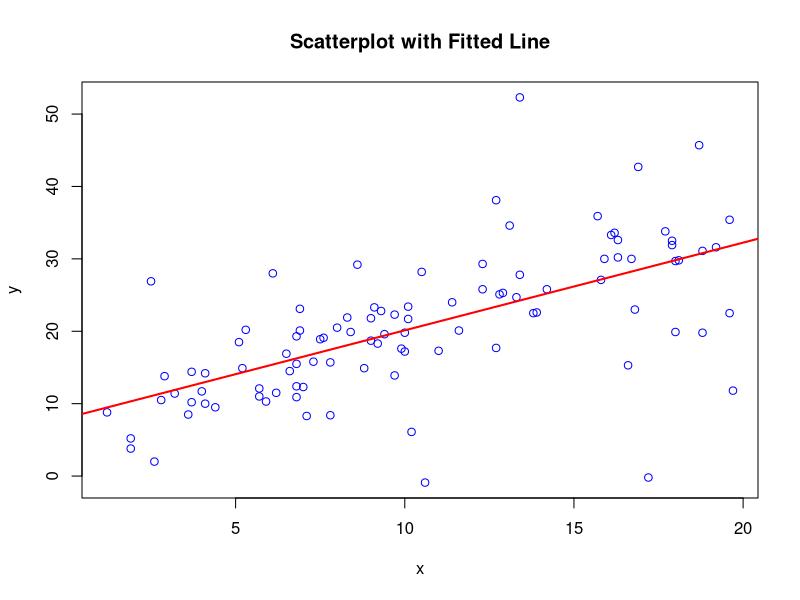
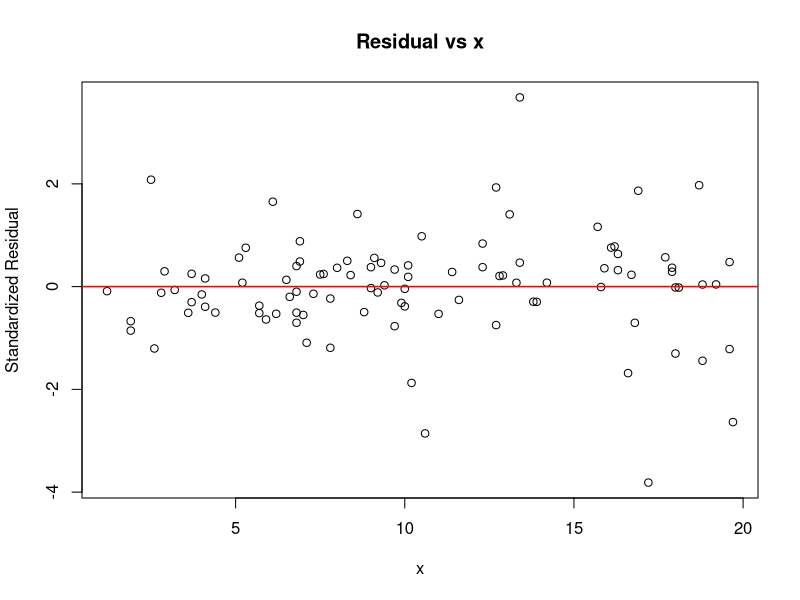
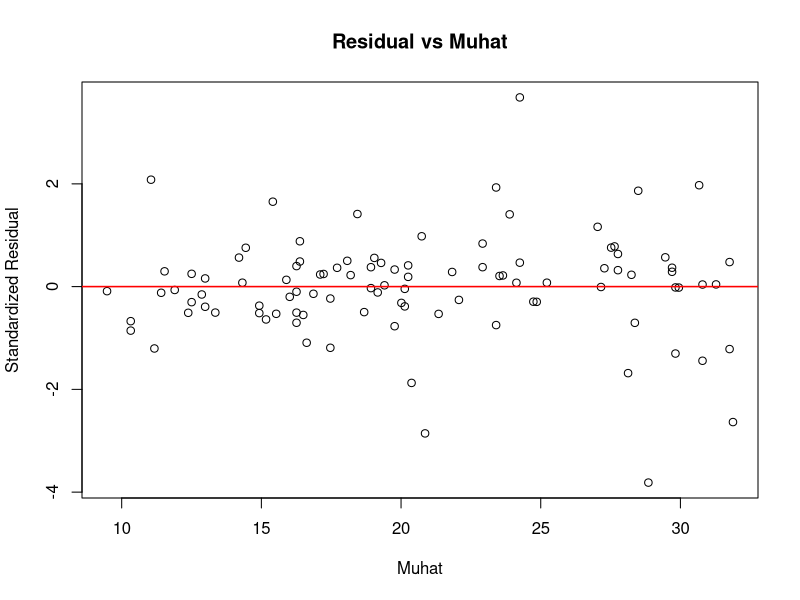
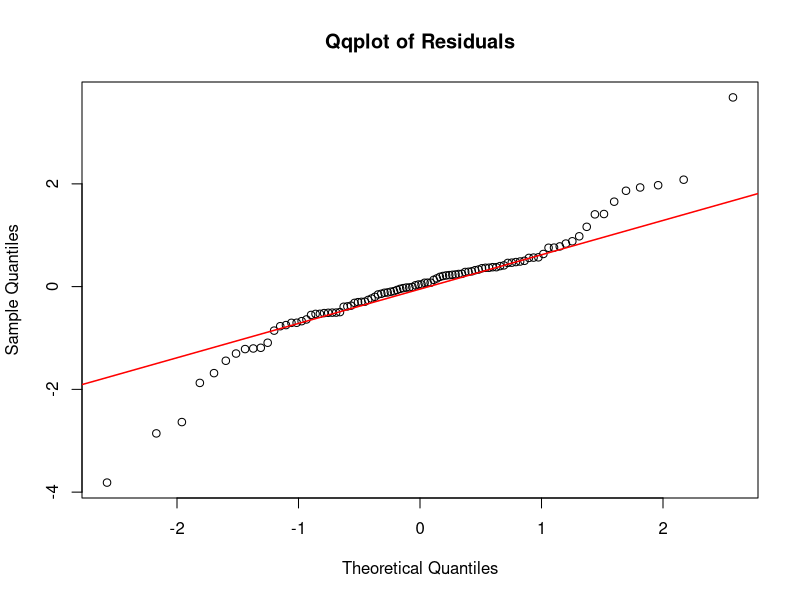

Write the R code that produced these figures, in order.
###################################################################################
# Run this code only once 
library(MASS)     # truehist is in the library MASS
###################################################################################

###################################################################################
# Problem 5: Linear regression model
id<-20687353
try(suppressWarnings(RNGkind(sample.kind="Rounding"), silent = TRUE))
set.seed(id)
x<-round(runif(100,1,20),digits=1)
alpha<-rnorm(1,0,5)
beta<- rnorm(1,0,5)
# display values of alpha and beta
cat("alpha = ", alpha, ", beta = ", beta)       
model<-sample(c(1:4),1)
cat("Model = ", model)
# Data are randomly generated depending on the value of the variable model
if (model==1) {
  y<-round(alpha+beta*x+rnorm(100,0,10),digits=1)
} else if (model==2) {
  y<-round(alpha+beta*x+rnorm(100,0,x),digits=1)
} else if (model==3) {
  y<-round(alpha+beta*((x-10)/5)^2+rnorm(100,0,3),digits=1)
} else if (model==4)  {
  y<-round(alpha+beta*x+3*rt(100,2),digits=1) }
# display sample correlation
cat("sample correlation = ", cor(x,y)) 
# run regression y = alpha+beta*x
RegModel<-lm(y~x)
summary(RegModel)     # parameter estimates and p-value for test of no relationship
alphahat<-RegModel$coefficients[1] # estimate of intercept
betahat<-RegModel$coefficients[2]  # estimate of slope
muhat<-RegModel$fitted.values      # fitted responses
r<- RegModel$residuals             # residuals
se<-summary(RegModel)$sigma        # estimate of sigma
rstar <- r/se                      # standardized residuals
# Scatterplot of data with fitted line
plot(x,y,col="blue")
title(main="Scatterplot with Fitted Line")
abline(a=alphahat,b=betahat,col="red",lwd=2)
# Residual plots
plot(x,rstar,xlab="x",ylab="Standardized Residual")
title(main="Residual vs x")
abline(0,0,col="red",lwd=1.5)
plot(muhat,rstar,xlab="Muhat",ylab="Standardized Residual")
title(main="Residual vs Muhat")
abline(0,0,col="red",lwd=1.5)
qqnorm(rstar,main="")
qqline(rstar,col="red",lwd=1.5)  # add line for comparison
title(main="Qqplot of Residuals")
# 95% Confidence interval for slope
confint(RegModel,level=0.95)
# 90% confidence interval for mean response at x=5
predict(RegModel,data.frame("x"=5),interval="confidence",lev=0.90)
# 99% Prediction interval for response at x=2
predict(RegModel,data.frame("x"=2),interval="prediction",lev=0.99)
# 95% confidence interval for sigma
df<-length(y)-2
a<-qchisq(0.025,df)
b<-qchisq(0.975,df)
cat("95% confidence interval for sigma: ",c(se*sqrt(df/b),se*sqrt(df/a)))
###################################################################################
print(se)